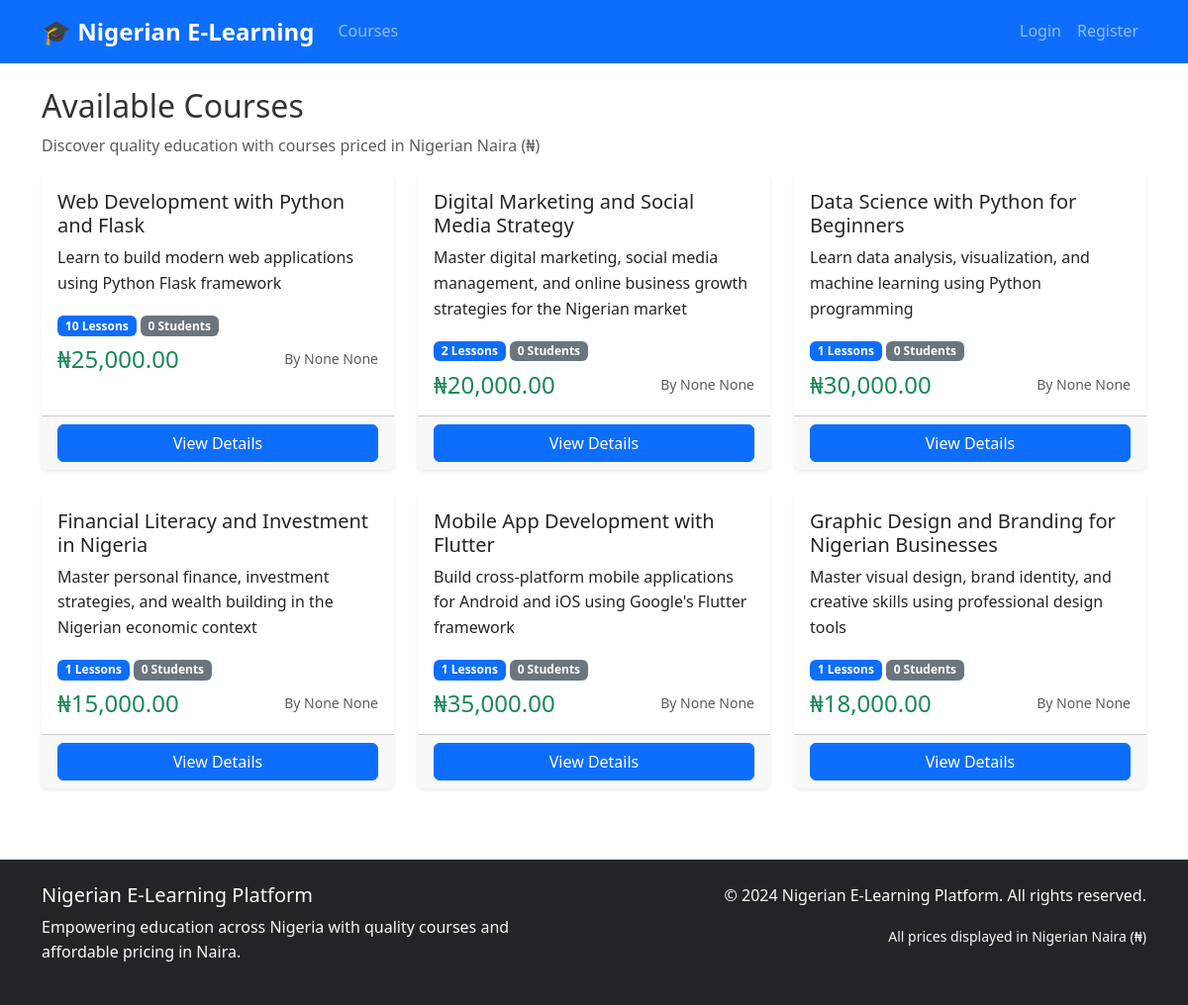
The app's page /courses, older data.
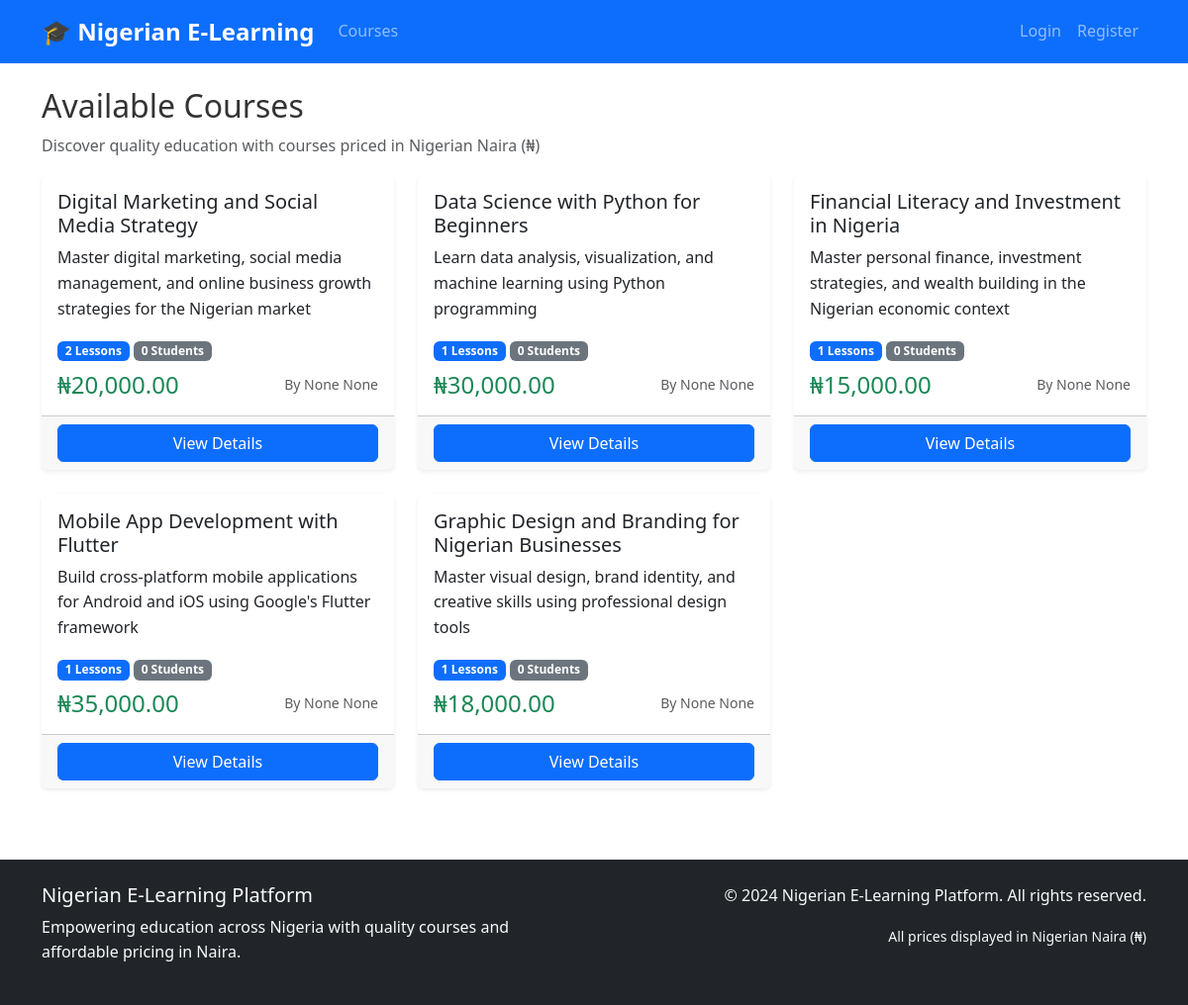
The same page, newer data.
### models.py (models this page shows, shortened)
class Course(db.Model):
    id = db.Column(db.Integer, primary_key=True)
    title = db.Column(db.String(200), nullable=False)
    description = db.Column(db.Text)
    price = db.Column(db.Float, nullable=False, default=0.0)
    instructor_id = db.Column(db.Integer, db.ForeignKey('user.id'), nullable=False)
    is_active = db.Column(db.Boolean, default=True)
    created_at = db.Column(db.DateTime, default=datetime.utcnow)
    updated_at = db.Column(db.DateTime, default=datetime.utcnow, onupdate=datetime.utcnow)
    lessons = db.relationship('Lesson', backref='course', lazy='dynamic', cascade='all, delete-orphan')
    enrollments = db.relationship('Enrollment', backref='course', lazy='dynamic', cascade='all, delete-orphan')
    quizzes = db.relationship('Quiz', backref='course', lazy='dynamic', cascade='all, delete-orphan')
    assignments = db.relationship('Assignment', backref='course', lazy='dynamic', cascade='all, delete-orphan')

class User(UserMixin, db.Model):
    id = db.Column(db.Integer, primary_key=True)
    username = db.Column(db.String(80), unique=True, nullable=False)
    email = db.Column(db.String(120), unique=True, nullable=False)
    password_hash = db.Column(db.String(256), nullable=False)
    role = db.Column(db.String(20), nullable=False, default='student')  # admin, instructor, student
    first_name = db.Column(db.String(50))
    last_name = db.Column(db.String(50))
    active = db.Column(db.Boolean, default=True)
    wallet_balance = db.Column(db.Float, default=0.0)
    course_credits = db.Column(db.Integer, default=0)
    created_at = db.Column(db.DateTime, default=datetime.utcnow)
    courses_created = db.relationship('Course', backref='instructor', lazy='dynamic')
    enrollments = db.relationship('Enrollment', backref='student', lazy='dynamic')
    payments = db.relationship('Payment', backref='user', lazy='dynamic')
    wallet_transactions = db.relationship('WalletTransaction', backref='user', lazy='dynamic')
    quiz_attempts = db.relationship('QuizAttempt', backref='user', lazy='dynamic')
    assignment_submissions = db.relationship('AssignmentSubmission', backref='user', lazy='dynamic')

### routes.py (the view)
@app.route('/courses')
def courses():
    courses = Course.query.filter_by(is_active=True).all()
    return render_template('courses/list.html', courses=courses)

### templates/courses/list.html (shortened to what this page needs)
{% extends "base.html" %}
{% block content %}
<div class="row">
    <div class="col-12">
        <h2>Available Courses</h2>
        <p class="text-muted">Discover quality education with courses priced in Nigerian Naira (₦)</p>
    </div>
</div>
{% if courses %}
<div class="row">
    {% for course in courses %}
    <div class="col-lg-4 col-md-6 mb-4">
        <div class="card h-100">
            <div class="card-body">
                <h5 class="card-title">{{ course.title }}</h5>
                <p class="card-text">{{ course.description[:120] }}{% if course.description|length > 120 %}...{% endif %}</p>
                <div class="mb-2">
                    <span class="badge bg-primary">{{ course.lessons.count() }} Lessons</span>
                    <span class="badge bg-secondary">{{ course.enrollments.filter_by(status='approved').count() }} Students</span>
                </div>
                <div class="d-flex justify-content-between align-items-center">
                    <h4 class="text-success mb-0">{{ course.price|currency }}</h4>
                    <small class="text-muted">By {{ course.instructor.first_name }} {{ course.instructor.last_name }}</small>
                </div>
            </div>
            <div class="card-footer">
                <div class="d-grid">
                    <a href="{{ url_for('course_detail', course_id=course.id) }}" class="btn btn-primary">View Details</a>
                </div>
            </div>
        </div>
    </div>
    {% endfor %}
</div>
{% endif %}
{% endblock %}

### templates/base.html (shortened to what this page needs)
<!DOCTYPE html>
<html lang="en">
<head>
    <link href="https://cdn.jsdelivr.net/npm/bootstrap@5.3.0/dist/css/bootstrap.min.css" rel="stylesheet">
    <link href="https://cdn.jsdelivr.net/npm/feather-icons@4.28.0/dist/feather.min.css" rel="stylesheet">
    <link href="{{ url_for('static', filename='css/style.css') }}" rel="stylesheet">
</head>
<body>
    <nav class="navbar navbar-expand-lg navbar-dark bg-primary">
        <div class="container">
            <a class="navbar-brand" href="{{ url_for('index') }}">
                <strong>🎓 Nigerian E-Learning</strong>
            </a>
            <div class="collapse navbar-collapse" id="navbarNav">
                <ul class="navbar-nav me-auto">
                    <li class="nav-item">
                        <a class="nav-link" href="{{ url_for('courses') }}">Courses</a>
                    </li>
                </ul>
                <ul class="navbar-nav">
                    {% if current_user.is_authenticated %}
                    <li class="nav-item dropdown">
                        <a class="nav-link dropdown-toggle" href="#" role="button" data-bs-toggle="dropdown">
                            {{ current_user.username }}
                            {% if current_user.wallet_balance > 0 %}
                            <span class="badge bg-success">₦{{ "%.2f"|format(current_user.wallet_balance) }}</span>
                            {% endif %}
                        </a>
                        <ul class="dropdown-menu">
                            <li><a class="dropdown-item" href="{{ url_for('wallet_history') }}">Wallet</a></li>
                            {% if current_user.role in ['admin', 'instructor'] %}
                            <li><a class="dropdown-item" href="{{ url_for('create_course') }}">Create Course</a></li>
                            <li><a class="dropdown-item" href="{{ url_for('manage_courses') }}">Manage Courses</a></li>
                            {% endif %}
                            {% if current_user.role == 'admin' %}
                            <li><hr class="dropdown-divider"></li>
                            <li><a class="dropdown-item" href="{{ url_for('manage_payments') }}">Manage Payments</a></li>
                            <li><a class="dropdown-item" href="{{ url_for('create_voucher') }}">Create Voucher</a></li>
                            <li><a class="dropdown-item" href="{{ url_for('admin_settings') }}">Settings</a></li>
                            {% endif %}
                            <li><hr class="dropdown-divider"></li>
                            <li><a class="dropdown-item" href="{{ url_for('logout') }}">Logout</a></li>
                        </ul>
                    </li>
                    {% else %}
                    <li class="nav-item">
                        <a class="nav-link" href="{{ url_for('login') }}">Login</a>
                    </li>
                    <li class="nav-item">
                        <a class="nav-link" href="{{ url_for('register') }}">Register</a>
                    </li>
                    {% endif %}
                </ul>
            </div>
        </div>
    </nav>
    <main class="container my-4">
        {% block content %}{% endblock %}
    </main>
    <footer class="bg-dark text-light py-4 mt-5">
        <div class="container">
            <div class="row">
                <div class="col-md-6">
                    <h5>Nigerian E-Learning Platform</h5>
                    <p>Empowering education across Nigeria with quality courses and affordable pricing in Naira.</p>
                </div>
                <div class="col-md-6 text-md-end">
                    <p>&copy; 2024 Nigerian E-Learning Platform. All rights reserved.</p>
                    <small>All prices displayed in Nigerian Naira (₦)</small>
                </div>
            </div>
        </div>
    </footer>
</body>
</html>

### static/css/style.css (style rules this page uses)
:root { --primary-color: #0d6efd; --success-color: #198754; --warning-color: #ffc107; --danger-color: #dc3545; --naira-color: #00b04f; --dark-color: #212529; --light-color: #f8f9fa; }
body { font-family: 'Segoe UI', Tahoma, Geneva, Verdana, sans-serif; line-height: 1.6; color: #333; }
.navbar-brand { font-weight: 700; font-size: 1.5rem; }
.navbar-nav .nav-link { font-weight: 500; transition: color 0.3s ease; }
.card { border: none; box-shadow: 0 0.125rem 0.25rem rgba(0, 0, 0, 0.075); transition: box-shadow 0.15s ease-in-out; }
.btn { border-radius: 0.375rem; font-weight: 500; transition: all 0.3s ease; }
.btn-primary { background-color: var(--primary-color); border-color: var(--primary-color); }
.badge { font-size: 0.75rem; font-weight: 600; }
footer { margin-top: auto; }

Row changes from the older to the newer data that the page shows:
removed Course: title "Web Development with Python and Flask", description "Learn to build modern web applications using Python Flask framework", lessons.count "10", enrollments.filter_by "0", price "₦25,000.00", instructor.first_name "None", instructor.last_name "None"
